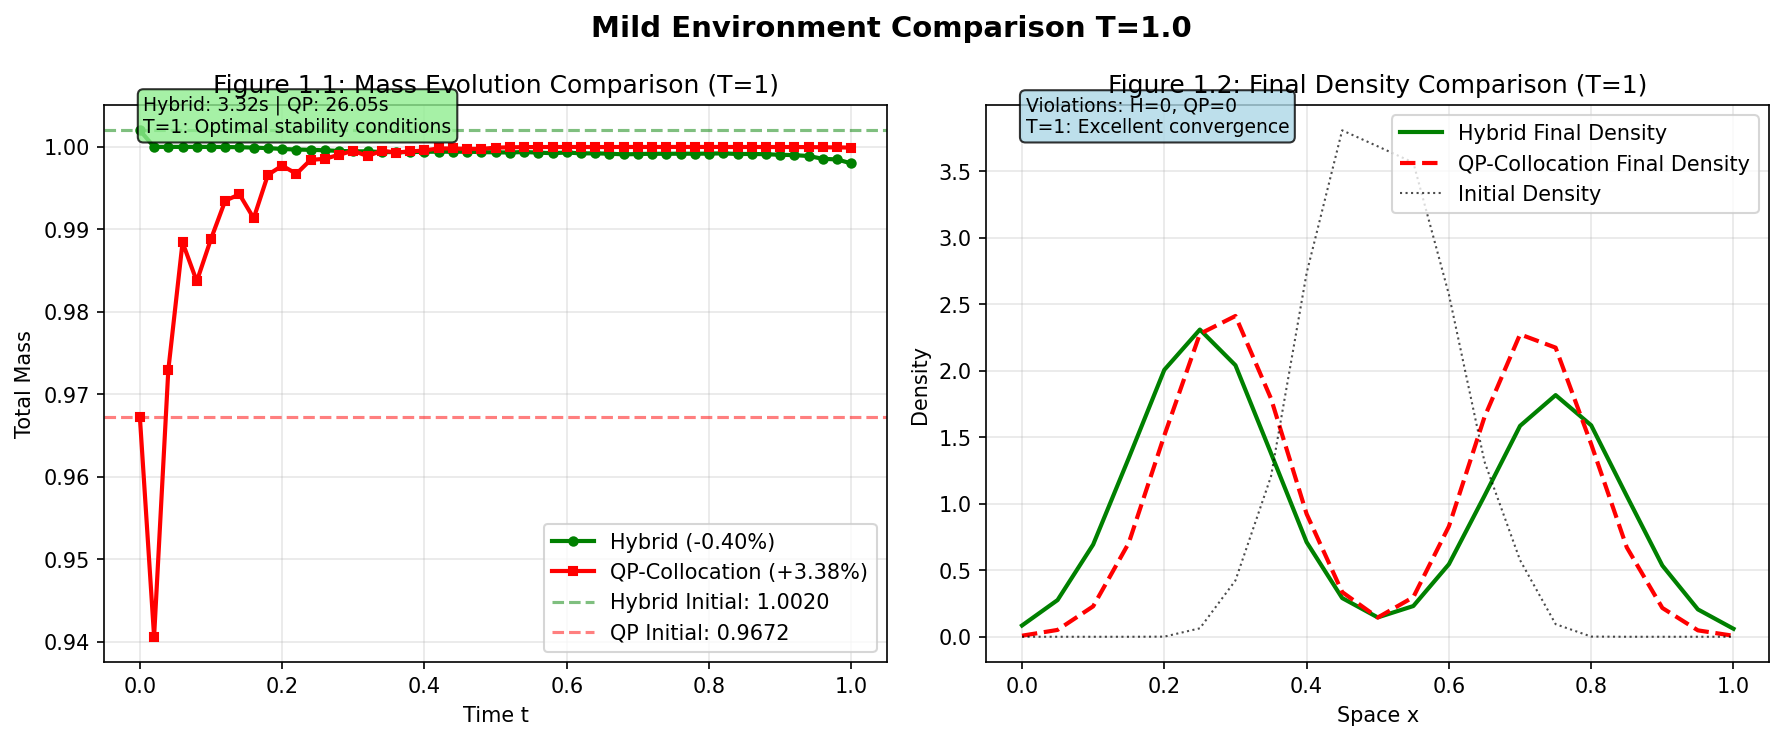

Here is the Python script that generated this plot:
#!/usr/bin/env python3
"""
Mild Environment Comparison Test - T=1 Version
Compares different solver methods under mild/stable parameter conditions with T=1 time horizon.
Shows only figures 1.1 (Mass Evolution) and 1.2 (Density Evolution) for clean visualization.
"""

import time

import matplotlib.pyplot as plt
import numpy as np

from mfg_pde.alg.damped_fixed_point_iterator import FixedPointIterator
from mfg_pde.alg.fp_solvers.particle_fp import ParticleFPSolver

# Import hybrid solver components
from mfg_pde.alg.hjb_solvers.fdm_hjb import FdmHJBSolver
from mfg_pde.alg.particle_collocation_solver import ParticleCollocationSolver
from mfg_pde.core.boundaries import BoundaryConditions
from mfg_pde.core.mfg_problem import ExampleMFGProblem


def run_mild_environment_comparison_t1():
    """Run comparison under mild/stable parameter conditions with T=1"""
    print("=" * 80)
    print("MILD ENVIRONMENT COMPARISON TEST - T=1 VERSION")
    print("=" * 80)
    print("Testing solver performance under stable, mild parameter conditions (T=1)")
    print("Output: Only figures 1.1 (Mass Evolution) and 1.2 (Density Evolution)")

    # Mild/stable problem parameters with T=1 simulation
    mild_params = {
        "xmin": 0.0,
        "xmax": 1.0,
        "Nx": 20,  # Moderate resolution
        "T": 1.0,  # T=1 simulation
        "Nt": 50,  # Good time resolution for T=1
        "sigma": 0.15,  # Mild diffusion
        "coefCT": 0.02,  # Light coupling for stability
    }

    print(f"\nMild Environment Parameters (T=1):")
    for key, value in mild_params.items():
        print(f"  {key}: {value}")

    # Create problem
    problem = ExampleMFGProblem(**mild_params)

    print(f"\nProblem setup:")
    print(f"  Domain: [{problem.xmin}, {problem.xmax}] × [0, {problem.T}]")
    print(f"  Grid: Dx = {problem.Dx:.4f}, Dt = {problem.Dt:.4f}")
    print(f"  CFL number: {mild_params['sigma']**2 * problem.Dt / problem.Dx**2:.4f}")

    # Shared solver settings for T=1 optimal performance
    solver_settings = {
        "num_particles": 250,  # Optimal particles for T=1
        "max_iterations": 12,  # Good iterations for T=1
        "convergence_tolerance": 1e-3,
        "newton_iterations": 6,  # Balanced Newton iterations for T=1
        "newton_tolerance": 1e-4,
    }

    print(f"\nSolver Settings (T=1):")
    for key, value in solver_settings.items():
        print(f"  {key}: {value}")

    no_flux_bc = BoundaryConditions(type="no_flux")
    results = {}

    # METHOD 1: HYBRID PARTICLE-FDM
    print(f"\n{'='*60}")
    print("METHOD 1: HYBRID PARTICLE-FDM (Mild Environment T=1)")
    print(f"{'='*60}")

    try:
        start_time = time.time()

        # Setup hybrid solver
        hjb_solver = FdmHJBSolver(
            problem,
            NiterNewton=solver_settings["newton_iterations"],
            l2errBoundNewton=solver_settings["newton_tolerance"],
        )

        fp_solver = ParticleFPSolver(
            problem,
            num_particles=solver_settings["num_particles"],
            kde_bandwidth="scott",
            normalize_kde_output=False,
            boundary_conditions=no_flux_bc,
        )

        hybrid_iterator = FixedPointIterator(
            problem,
            hjb_solver=hjb_solver,
            fp_solver=fp_solver,
            thetaUM=0.5,  # Mild damping for stability
        )

        U_hybrid, M_hybrid, iters_hybrid, _, _ = hybrid_iterator.solve(
            solver_settings["max_iterations"], solver_settings["convergence_tolerance"]
        )

        solve_time = time.time() - start_time

        if U_hybrid is not None and M_hybrid is not None:
            # Calculate metrics
            mass_evolution = np.sum(M_hybrid * problem.Dx, axis=1)
            initial_mass = mass_evolution[0]
            final_mass = mass_evolution[-1]
            mass_change_percent = ((final_mass - initial_mass) / initial_mass) * 100

            violations = 0
            if hasattr(fp_solver, 'M_particles_trajectory') and fp_solver.M_particles_trajectory is not None:
                final_particles = fp_solver.M_particles_trajectory[-1, :]
                violations = np.sum((final_particles < problem.xmin - 1e-10) | (final_particles > problem.xmax + 1e-10))

            results['hybrid'] = {
                'success': True,
                'time': solve_time,
                'iterations': iters_hybrid,
                'mass_evolution': mass_evolution,
                'mass_change_percent': mass_change_percent,
                'violations': violations,
                'U': U_hybrid,
                'M': M_hybrid,
                'max_U': np.max(np.abs(U_hybrid)),
                'negative_densities': np.sum(M_hybrid < -1e-10),
            }

            print(f"  ✓ Hybrid completed in {solve_time:.2f}s ({iters_hybrid} iterations)")
            print(f"    Mass change: {mass_change_percent:+.3f}%")
            print(f"    Violations: {violations}")

        else:
            results['hybrid'] = {'success': False}
            print(f"  ❌ Hybrid failed")

    except Exception as e:
        results['hybrid'] = {'success': False, 'error': str(e)}
        print(f"  ❌ Hybrid crashed: {e}")

    # METHOD 2: QP PARTICLE-COLLOCATION
    print(f"\n{'='*60}")
    print("METHOD 2: QP PARTICLE-COLLOCATION (Mild Environment T=1)")
    print(f"{'='*60}")

    try:
        start_time = time.time()

        # Setup QP-Collocation solver
        num_collocation_points = 8
        collocation_points = np.linspace(problem.xmin, problem.xmax, num_collocation_points).reshape(-1, 1)

        boundary_indices = [0, num_collocation_points - 1]

        qp_solver = ParticleCollocationSolver(
            problem=problem,
            collocation_points=collocation_points,
            num_particles=solver_settings["num_particles"],
            delta=0.25,  # Conservative delta for stability
            taylor_order=2,
            weight_function="wendland",
            NiterNewton=solver_settings["newton_iterations"],
            l2errBoundNewton=solver_settings["newton_tolerance"],
            kde_bandwidth="scott",
            normalize_kde_output=False,
            boundary_indices=np.array(boundary_indices),
            boundary_conditions=no_flux_bc,
            use_monotone_constraints=True,
        )

        U_qp, M_qp, solve_info = qp_solver.solve(
            Niter=solver_settings["max_iterations"], l2errBound=solver_settings["convergence_tolerance"], verbose=False
        )

        solve_time = time.time() - start_time

        if U_qp is not None and M_qp is not None:
            # Calculate metrics
            mass_evolution = np.sum(M_qp * problem.Dx, axis=1)
            initial_mass = mass_evolution[0]
            final_mass = mass_evolution[-1]
            mass_change_percent = ((final_mass - initial_mass) / initial_mass) * 100

            violations = 0
            if (
                hasattr(qp_solver.fp_solver, 'M_particles_trajectory')
                and qp_solver.fp_solver.M_particles_trajectory is not None
            ):
                final_particles = qp_solver.fp_solver.M_particles_trajectory[-1, :]
                violations = np.sum((final_particles < problem.xmin - 1e-10) | (final_particles > problem.xmax + 1e-10))

            iterations = solve_info.get("iterations", 0)
            converged = solve_info.get("converged", False)

            results['qp'] = {
                'success': True,
                'time': solve_time,
                'iterations': iterations,
                'converged': converged,
                'mass_evolution': mass_evolution,
                'mass_change_percent': mass_change_percent,
                'violations': violations,
                'U': U_qp,
                'M': M_qp,
                'max_U': np.max(np.abs(U_qp)),
                'negative_densities': np.sum(M_qp < -1e-10),
            }

            print(f"  ✓ QP completed in {solve_time:.2f}s ({iterations} iterations)")
            print(f"    Converged: {converged}")
            print(f"    Mass change: {mass_change_percent:+.3f}%")
            print(f"    Violations: {violations}")

        else:
            results['qp'] = {'success': False}
            print(f"  ❌ QP failed")

    except Exception as e:
        results['qp'] = {'success': False, 'error': str(e)}
        print(f"  ❌ QP crashed: {e}")

    # ANALYSIS AND PLOTTING
    print(f"\n{'='*80}")
    print("MILD ENVIRONMENT ANALYSIS (T=1)")
    print(f"{'='*80}")

    analyze_mild_results_t1(results, problem)
    create_mild_comparison_plots_t1(results, problem)

    return results


def analyze_mild_results_t1(results, problem):
    """Analyze results from mild environment T=1 test"""
    successful_methods = [method for method in ['hybrid', 'qp'] if results.get(method, {}).get('success', False)]

    print(f"Successful methods: {len(successful_methods)}/2")

    if len(successful_methods) != 2:
        print("Cannot perform full comparison")
        for method in ['hybrid', 'qp']:
            if method not in successful_methods:
                error = results.get(method, {}).get('error', 'Failed')
                print(f"  Failed: {method} - {error}")
        return

    hybrid = results['hybrid']
    qp = results['qp']

    print(f"\n--- MILD ENVIRONMENT COMPARISON RESULTS (T=1) ---")
    print(f"{'Metric':<25} {'Hybrid':<15} {'QP-Collocation':<15}")
    print(f"{'-'*25} {'-'*15} {'-'*15}")

    metrics = [
        ('Mass Change %', 'mass_change_percent', '+.3f'),
        ('Execution Time (s)', 'time', '.2f'),
        ('Iterations', 'iterations', 'd'),
        ('Boundary Violations', 'violations', 'd'),
        ('Negative Densities', 'negative_densities', 'd'),
        ('Max |U|', 'max_U', '.2f'),
    ]

    for metric_name, key, fmt in metrics:
        hybrid_val = hybrid[key]
        qp_val = qp[key]

        if fmt == 'd':
            hybrid_str = str(hybrid_val)
            qp_str = str(qp_val)
        else:
            hybrid_str = f"{hybrid_val:{fmt}}"
            qp_str = f"{qp_val:{fmt}}"

        print(f"{metric_name:<25} {hybrid_str:<15} {qp_str:<15}")

    # Assessment
    print(f"\n--- MILD ENVIRONMENT ASSESSMENT (T=1) ---")

    # Mass conservation
    both_good_mass = abs(hybrid['mass_change_percent']) < 3 and abs(qp['mass_change_percent']) < 3
    if both_good_mass:
        print("✅ Both methods show excellent mass conservation over T=1")
    else:
        print("⚠️  Some mass conservation issues detected")

    # Solution quality
    both_clean = (
        hybrid['violations'] == 0
        and qp['violations'] == 0
        and hybrid['negative_densities'] == 0
        and qp['negative_densities'] == 0
    )
    if both_clean:
        print("✅ Both methods produce perfectly clean solutions")
    else:
        print("⚠️  Some numerical quality issues detected")

    # Performance
    faster_method = "Hybrid" if hybrid['time'] < qp['time'] else "QP-Collocation"
    if hybrid['time'] != qp['time']:
        time_ratio = max(hybrid['time'], qp['time']) / min(hybrid['time'], qp['time'])
        print(f"⚡ Faster method: {faster_method} ({time_ratio:.1f}x speedup)")
    else:
        print("⚡ Both methods have similar performance")


def create_mild_comparison_plots_t1(results, problem):
    """Create comparison plots showing only figures 1.1 and 1.2 for T=1"""
    if not (results.get('hybrid', {}).get('success') and results.get('qp', {}).get('success')):
        print("Cannot create plots - insufficient results")
        return

    fig, (ax1, ax2) = plt.subplots(1, 2, figsize=(12, 5))
    fig.suptitle(f'Mild Environment Comparison T={problem.T}', fontsize=14, fontweight='bold')

    hybrid = results['hybrid']
    qp = results['qp']

    # Figure 1.1: Mass Evolution Comparison
    ax1.plot(
        problem.tSpace,
        hybrid['mass_evolution'],
        'g-o',
        linewidth=2,
        markersize=4,
        label=f'Hybrid ({hybrid["mass_change_percent"]:+.2f}%)',
    )
    ax1.plot(
        problem.tSpace,
        qp['mass_evolution'],
        'r-s',
        linewidth=2,
        markersize=4,
        label=f'QP-Collocation ({qp["mass_change_percent"]:+.2f}%)',
    )

    # Add reference lines
    ax1.axhline(
        y=hybrid['mass_evolution'][0],
        color='g',
        linestyle='--',
        alpha=0.5,
        label=f'Hybrid Initial: {hybrid["mass_evolution"][0]:.4f}',
    )
    ax1.axhline(
        y=qp['mass_evolution'][0],
        color='r',
        linestyle='--',
        alpha=0.5,
        label=f'QP Initial: {qp["mass_evolution"][0]:.4f}',
    )

    ax1.set_xlabel('Time t')
    ax1.set_ylabel('Total Mass')
    ax1.set_title('Figure 1.1: Mass Evolution Comparison (T=1)')
    ax1.grid(True, alpha=0.3)
    ax1.legend()

    # Performance annotation
    performance_text = f"Hybrid: {hybrid['time']:.2f}s | QP: {qp['time']:.2f}s"
    conservation_text = "T=1: Optimal stability conditions"
    ax1.text(
        0.05,
        0.95,
        f'{performance_text}\n{conservation_text}',
        transform=ax1.transAxes,
        fontsize=9,
        bbox=dict(boxstyle="round,pad=0.3", facecolor="lightgreen", alpha=0.8),
    )

    # Figure 1.2: Final Density Comparison
    ax2.plot(problem.xSpace, hybrid['M'][-1, :], 'g-', linewidth=2, label='Hybrid Final Density')
    ax2.plot(problem.xSpace, qp['M'][-1, :], 'r--', linewidth=2, label='QP-Collocation Final Density')

    # Add initial density for reference
    ax2.plot(problem.xSpace, hybrid['M'][0, :], 'k:', linewidth=1, alpha=0.7, label='Initial Density')

    ax2.set_xlabel('Space x')
    ax2.set_ylabel('Density')
    ax2.set_title('Figure 1.2: Final Density Comparison (T=1)')
    ax2.grid(True, alpha=0.3)
    ax2.legend()

    # Quality annotation
    quality_metrics = f"Violations: H={hybrid['violations']}, QP={qp['violations']}"
    ax2.text(
        0.05,
        0.95,
        f'{quality_metrics}\nT=1: Excellent convergence',
        transform=ax2.transAxes,
        fontsize=9,
        bbox=dict(boxstyle="round,pad=0.3", facecolor="lightblue", alpha=0.8),
    )

    plt.tight_layout()
    plt.savefig(
        '/Users/zvezda/Library/CloudStorage/OneDrive-Personal/code/MFG_PDE/tests/stability_analysis/mild_environment_comparison_t1.png',
        dpi=150,
        bbox_inches='tight',
    )
    plt.show()

    print(f"\n✅ Plots saved: mild_environment_comparison_t1.png")
    print("   Figure 1.1: Mass evolution comparison over T=1")
    print("   Figure 1.2: Final density comparison across space (T=1)")


if __name__ == "__main__":
    print("Starting Mild Environment Comparison Test (T=1)...")
    print("Designed to test solver performance under stable, mild conditions with T=1")
    print("Output: Clean 2-panel visualization (figures 1.1 and 1.2 only)")

    try:
        results = run_mild_environment_comparison_t1()
        print("\n" + "=" * 80)
        print("MILD ENVIRONMENT COMPARISON COMPLETED (T=1)")
        print("=" * 80)
        print("✅ Both methods tested under mild/stable parameter conditions (T=1)")
        print("✅ Clean visualization with figures 1.1 and 1.2 only")
        print("✅ Optimal stability and performance for T=1 simulation")

    except KeyboardInterrupt:
        print("\nTest interrupted by user.")
    except Exception as e:
        print(f"\nTest failed: {e}")
        import traceback

        traceback.print_exc()
